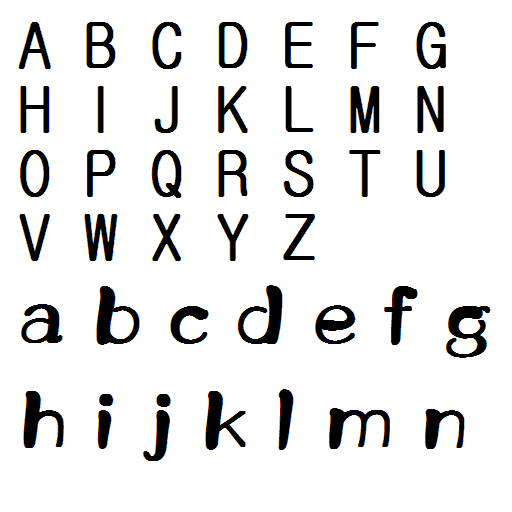
#> input picture data/alphabet.bmp, 512 x 512 px
$ python 0611.py
#> lines starting #> are read from the running program, lines starting #| are printed output that depends on the picture; after the words box and inside, x2 and y2 are one past the last pixel; in counts of white or black regions, pixels touching at a corner belong together
# 0611.py

import cv2
import numpy as np

#1
src = cv2.imread('./data/alphabet.bmp', cv2.IMREAD_GRAYSCALE)
#> src: shape (512, 512); min 0, max 255, mean 228.8
src = cv2.bitwise_not(src)

ret, A1 = cv2.threshold(src, 128, 255, cv2.THRESH_BINARY)
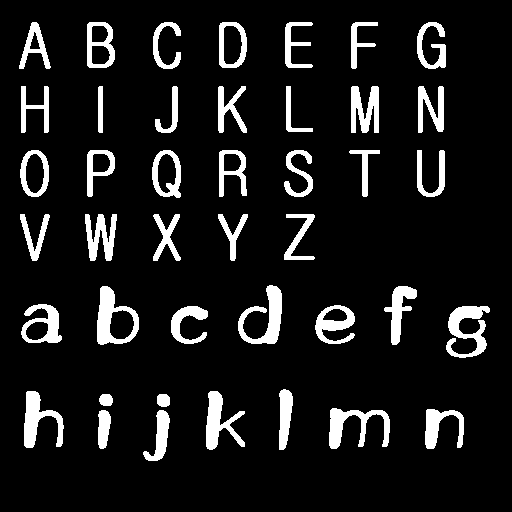
#> A1: shape (512, 512); 10.1% white; 42 white regions, largest, box (x1, y1, x2, y2) and area: (97, 286, 139, 345) 1151, (238, 285, 282, 344) 1124, (446, 306, 490, 358) 1120
ret, A2 = cv2.threshold(src, 128, 255, cv2.THRESH_BINARY)
skel_dst1 = np.zeros(src.shape, np.uint8)
skel_dst2 = np.zeros(src.shape, np.uint8)

shape1= cv2.MORPH_CROSS
shape2= cv2.MORPH_RECT

B1 = cv2.getStructuringElement(shape=shape1, ksize=(3,3))
B2 = cv2.getStructuringElement(shape=shape2, ksize=(3,3))
#B = cv2.getStructuringElement(shape=shape2, ksize=(3,3))
done = True
while done:
    erode = cv2.erode(A1,B1)
    opening = cv2.morphologyEx(erode, cv2.MORPH_OPEN, B1)
    tmp = cv2.subtract(erode, opening)
    skel_dst1 = cv2.bitwise_or(skel_dst1, tmp)
    A1 = erode.copy()
    done = cv2.countNonZero(A1) != 0
#> this loop made 9 passes
#> done on passes 1 to 9: True, True, True, True, True, True, True, True, False
#> pass 1, `tmp = cv2.subtract(erode, opening)`:
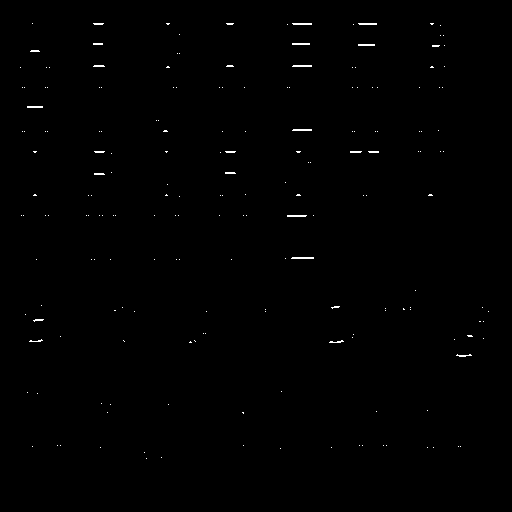
#> tmp: shape (512, 512); 0.36% white in thin lines or dots, all inside (x1, y1, x2, y2) = (20, 23, 489, 459)
#> after the loop: A1: shape (512, 512); every value is 0
#> after the loop:
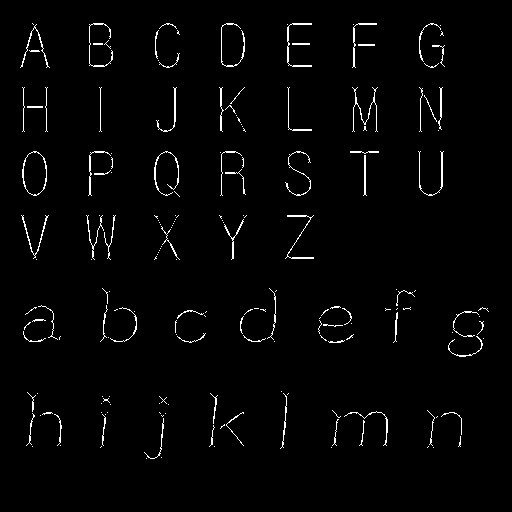
#> skel_dst1: shape (512, 512); 2% white in thin lines or dots, all inside (x1, y1, x2, y2) = (20, 23, 489, 459)

done = True
while done:
    erode = cv2.erode(A2,B2)
    opening = cv2.morphologyEx(erode, cv2.MORPH_OPEN, B2)
    tmp = cv2.subtract(erode, opening)
    skel_dst2 = cv2.bitwise_or(skel_dst2, tmp)
    A2 = erode.copy()
    done = cv2.countNonZero(A2) != 0
#> this loop made 7 passes
#> pass 1, `opening = cv2.morphologyEx(erode, cv2.MORPH_OPEN, B2)`:
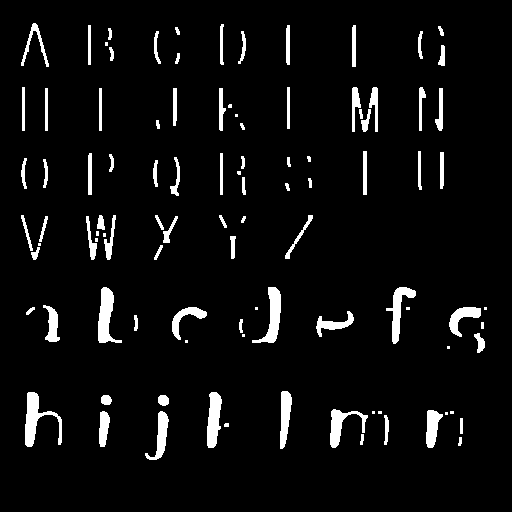
#> opening: shape (512, 512); 5.3% white; 101 white regions (19 under 20 px), largest, box (x1, y1, x2, y2) and area: (25, 392, 62, 447) 768, (98, 287, 122, 343) 683, (252, 287, 281, 343) 644
#> pass 1, `tmp = cv2.subtract(erode, opening)`:
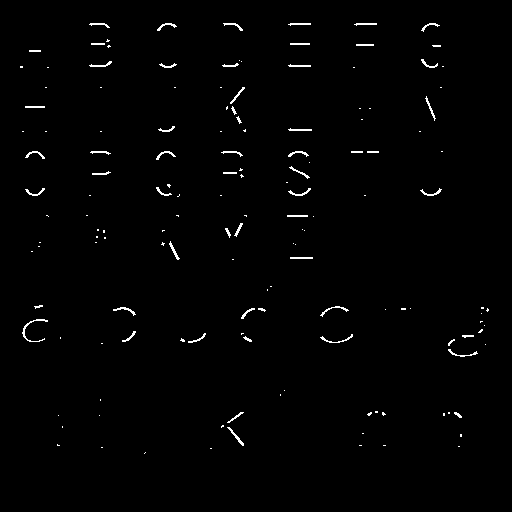
#> tmp: shape (512, 512); 1% white in thin lines or dots, all inside (x1, y1, x2, y2) = (20, 23, 489, 454)
#> pass 2, `erode = cv2.erode(A2,B2)`:
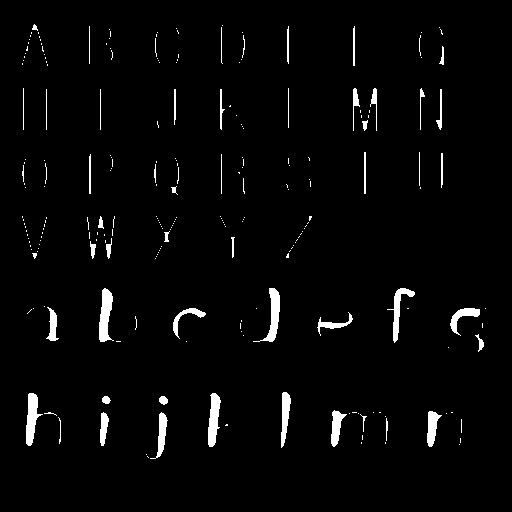
#> erode: shape (512, 512); 2.8% white; 241 white regions (188 under 20 px), largest, box (x1, y1, x2, y2) and area: (99, 288, 114, 342) 508, (26, 393, 43, 446) 474, (253, 288, 280, 342) 472
#> after the loop:
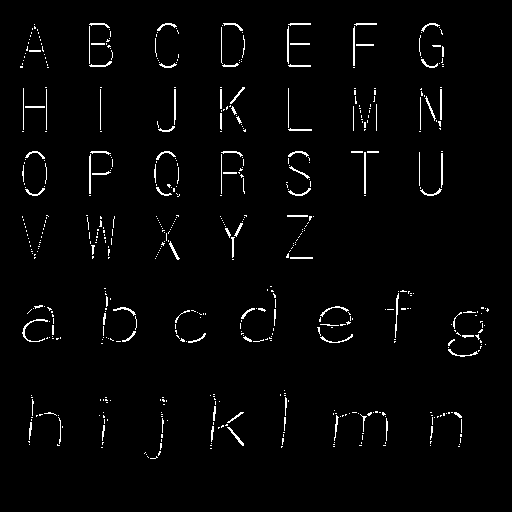
#> skel_dst2: shape (512, 512); 2.2% white in thin lines or dots, all inside (x1, y1, x2, y2) = (20, 23, 489, 459)

cv2.imshow('src', src)
cv2.imshow('skel_dst1', skel_dst1)
cv2.imshow('skel_dst2', skel_dst2)
cv2.waitKey()
cv2.destroyAllWindows()

$ run again, with data/S.bmp copied over data/alphabet.bmp
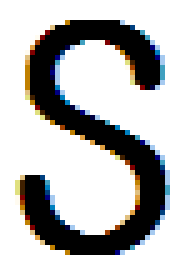
#> input picture data/S.bmp, 37 x 54 px (shown 5 times larger)
#> `ret, A1 = cv2.threshold(src, 128, 255, cv2.THRESH_BINARY)`:
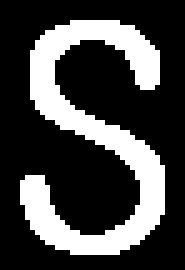
#> A1: shape (54, 37) (shown 5 times larger); 27.3% white; 1 white region, box (x1, y1, x2, y2) and area: (4, 4, 33, 51) 546
#> the loop `while done:` made 4 passes
#> done on passes 1 to 4: True, True, True, False
#> the loop `while done:` made 3 passes
#> after the loop `while done:`:
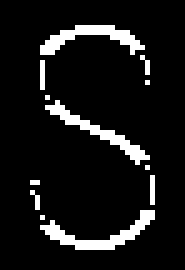
#> skel_dst2: shape (54, 37) (shown 5 times larger); 9.1% white in thin lines or dots, all inside (x1, y1, x2, y2) = (6, 5, 31, 50)
